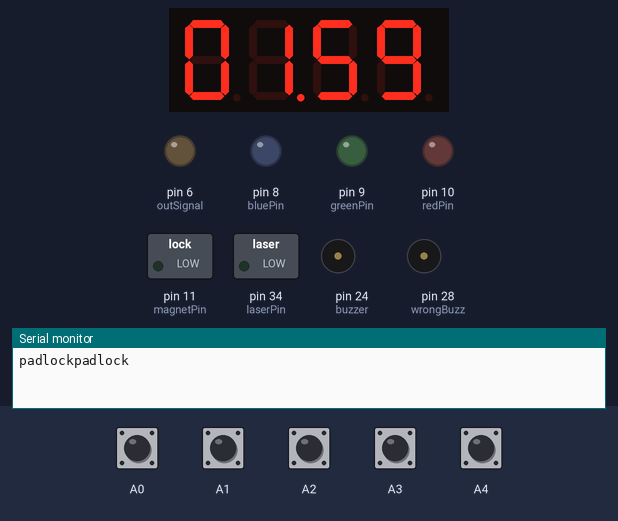
This sketch was run on a simulated Arduino Mega 2560, built with avr-gcc and run on an emulated ATmega2560. On the bench: 4-digit seven-segment display, switched loads named in the sketch (green lamp = pin HIGH), output pins drawn as LEDs (lit = HIGH), buzzer (waves = sounding, pin HIGH), the last lines printed to the serial monitor. The test bench sets the inputs (shaded band); at power-on: A0–4 HIGH.

Above: at 1.6 s.
1.7 s: A0 pulled LOW for 0.15 s
At 2.23 s:
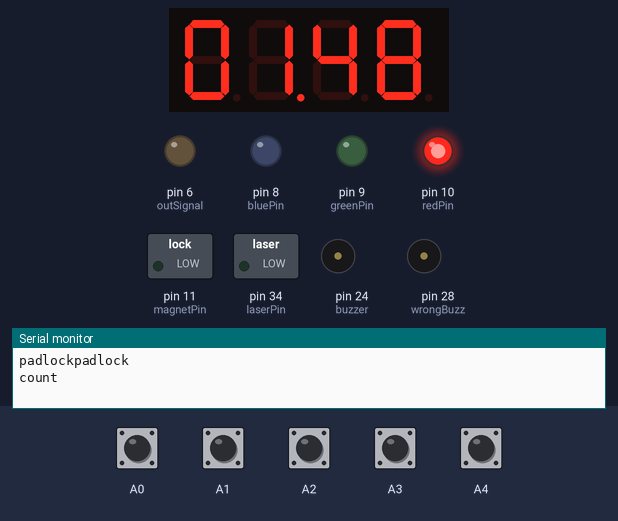
2.4 s: A1 pulled LOW for 0.15 s
At 2.8 s:
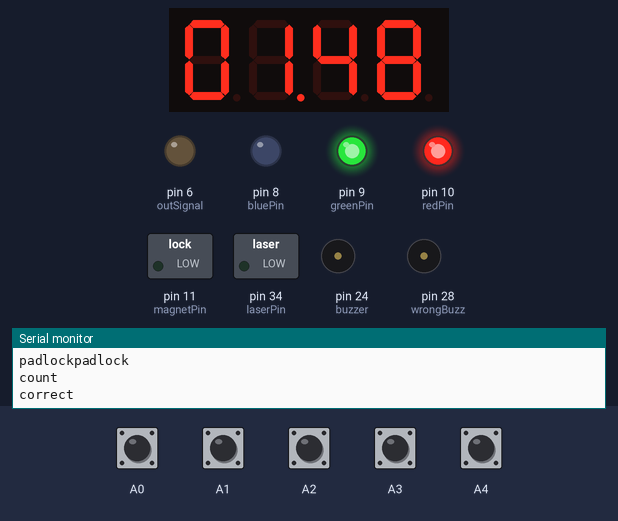
3.1 s: A0 pulled LOW for 1 s
At 4.5 s:
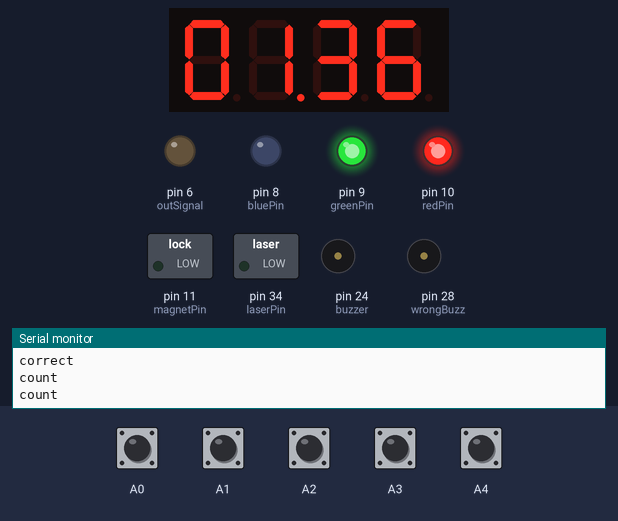
7.1 s: A2 pulled LOW for 0.15 s
At 7.8 s:
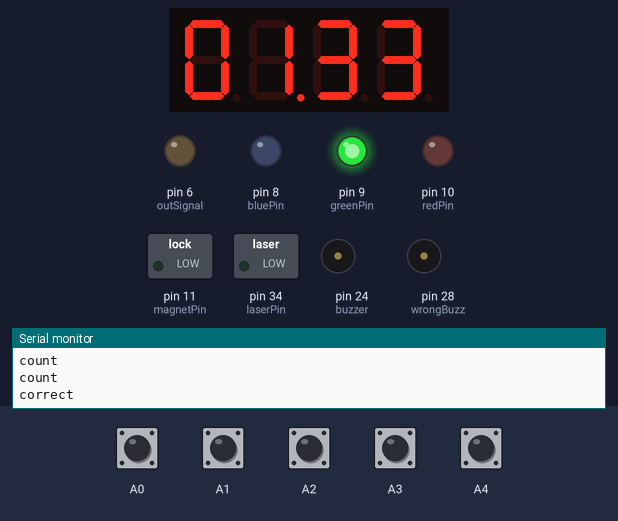
9.5 s: A3 pulled LOW for 0.15 s
At 9.77 s:
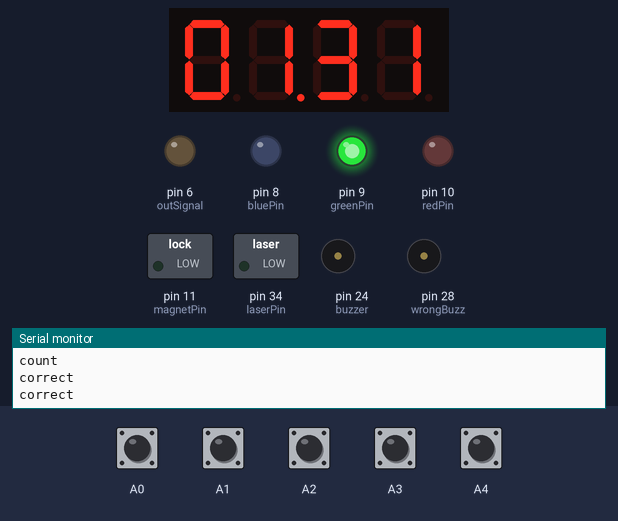
10.2 s: A4 pulled LOW for 0.15 s
At 10.5 s:
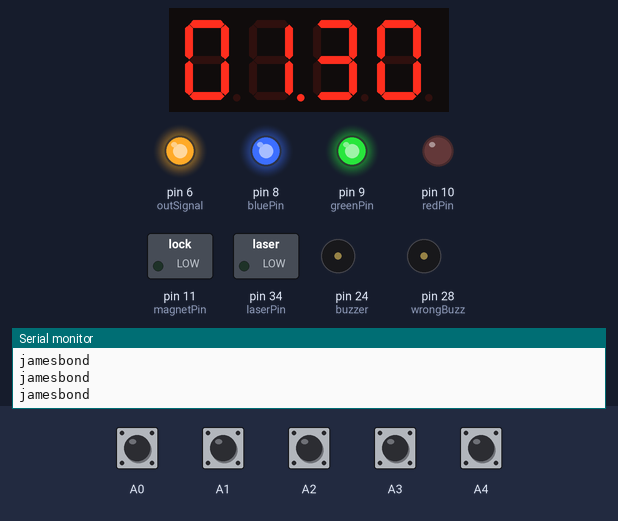
Timing chart, 0 to 12.8 s (numbered marks = the images above; inputs shaded):
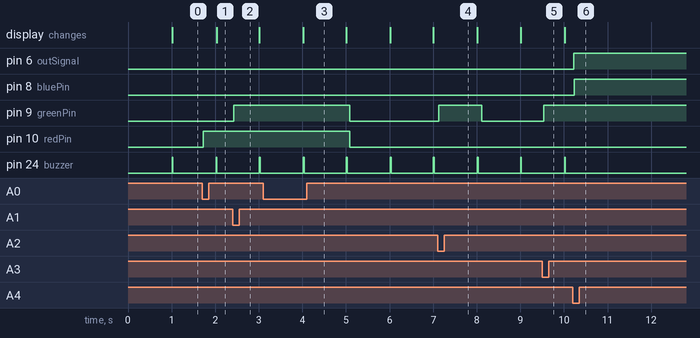

The sketch:

MASTER.ino
```cpp
#include <SevenSeg.h>         // Inkluderer bibliotek for syvtalls-display
/* Lydfiler kommandoer
   bomb = bombe tikker ned fort
   correct = riktig lyd
   count = klokkelyd
   jamesbond = intromusikk
   padlock = koffert åpnes
*/

bool resetSystem = false;

int interruptPin = 2;         // Interrupter programmet, og resetter det til Fase1
const int laserPin = 34;      // Outputs

const int magnetPin = 11;
const int redPin = 10;
const int greenPin = 9;
const int bluePin = 8;

const int inSignal = 7;   // Sjekker høyt signal inn
const int outSignal = 6;  // Sender høyt eller lavt signal ut

int wrongtime = 0;

const int buzzer = 24;   // Buzzer-lyd TID

const int wrongBuzz = 28; // Buzzer-lyd FEIL

const int ldrPin = A5;      // Input Lysmåler

// Countere for riktig/galt
int a = 0;    //counter for riktig1
int b = 0;    //counter for riktig2
int c = 0;    //counter for riktig3
int d = 0;    //counter for riktig4
int e = 0;    //counter for forrige feil
int f = 0;    //counter for feil
int g = 0;    //counter for ledTime
int p = 0;

// Tidsfunksjoner

bool hasReducedTime = false;

const int A = 53 ; // 2
const int B = 51;  // 3
const int C = 49;   // 4
const int D = 47;   //5
const int E = 45;   //6
const int F = 43;   // 7
const int G = 41;   // 8
const int punktum = 39;   //9
const int t1 = 37;    //10
const int t2 = 35;    //11
const int t3 = 33;    //12
const int t4 = 31;    //13


unsigned long lasttime = 0; //Unsigned long er en variabel som ikke blir negativ og som kan utvide seg til å bli veldig høye tall
unsigned long timenow;


int minutes = 0;
int seconds = 0;
int totalSecondsLeft = 120; // Antall sekunder spillerene har
bool start = false;


//denne blokken må med for å aktivere leddisplayet:
SevenSeg disp(53, 51, 49, 47, 45, 43, 41); // fra venstre til høyre -> A, B, C, D, E, F, G pins
const int numberOfDigits = 4;
int digitPins [numberOfDigits] = { t1, t2, t3, t4 };

// Countere for LED
int ledColor = 0;
long ledTime = 0;

int normValue = 300;          //Normalverdien for lyssensoren

bool beepFlag = false;
bool beepFlag2 = false;

const int STAGE_1 = 1;    // Fase 1 av program
const int STAGE_2 = 2;    // Fase 2 av program

int state = STAGE_1;

void setup() {
  Serial.begin(9600);
  pinMode(interruptPin, INPUT);
  pinMode(laserPin, OUTPUT);
  pinMode(ldrPin, INPUT);
  pinMode(magnetPin, OUTPUT);
  pinMode(inSignal, INPUT);
  pinMode(outSignal, OUTPUT);
  pinMode(buzzer, OUTPUT);

  // Setter LED output
  pinMode(redPin, OUTPUT);
  pinMode(bluePin, OUTPUT);
  pinMode(greenPin, OUTPUT);

  //Setter Buzzer
  pinMode(buzzer, OUTPUT);
  pinMode(wrongBuzz, OUTPUT);
  bool beepFlag = false;

  // Setter Wire input
  pinMode(A0, INPUT_PULLUP);
  pinMode(A1, INPUT_PULLUP);
  pinMode(A2, INPUT_PULLUP);
  pinMode(A3, INPUT_PULLUP);
  pinMode(A4, INPUT_PULLUP);

  // Attach interupt signal from control system to a digitial pin (https://www.arduino.cc/en/Reference/attachInterrupt)
  attachInterrupt(digitalPinToInterrupt(resetSystem), reset, true);

  // Tidsfunksjoner
  disp.setDigitPins(numberOfDigits, digitPins); // Si til display at digitpins er pinnene til hvert segment
  disp.setDPPin(39); // Komma i midten av displayet
  disp.setRefreshRate(50);

  minutes = totalSecondsLeft / 60;
  seconds = totalSecondsLeft % 60;
  start = true; // For å teste timeren. Skal være false ellers!
  normValue = 50;
}

void loop() {

  if (state == STAGE_1) {
    // Skru på laser
    digitalWrite(laserPin, HIGH);

    // Serial.println("jamesbond");
    // Skru på magnet
    Serial.print("padlock");
    digitalWrite(magnetPin, HIGH);

    // Lasermåler sjekker lysstyrke
    int ldrStatus = analogRead(ldrPin);

    if (ldrStatus >= (normValue + 5)) {
      digitalWrite(magnetPin, LOW);
      digitalWrite(laserPin, LOW);
      //Serial.println("---------------");
      //Serial.println("magnet off");
      Serial.println("padlock");
      state = STAGE_2;
    }
  }

  //Kofferten er åpen

  if (state == STAGE_2) {
    // Tidsfunksjon

    timenow = millis() / 1000; // Hvor lang tid har det gått siden arduinoen slo seg på? Millis er funksjonen som teller millisekunder fra programmet starter.

    // Sett start = true for å starte timer. Denne skal bli true i det låsen åpnes!
    if (start) {

      // hvis tid har gått ut
      if (totalSecondsLeft <= 0) {
        totalSecondsLeft = 0;
        // modulo for å få sekunder
        seconds = totalSecondsLeft % 60;
        // del på for å få minutter (hele tall rundet ned)
        minutes = totalSecondsLeft / 60;

        start = false;
        disp.setRefreshRate(10);
      }
      if (timenow - millis() >= 600) {
        beepFlag = false;
        beep();
      }

      // Hvis tida siden start og sist sjekk er et sekund eller mer, tell ned sekund
      if (timenow - lasttime >= 1) {
        lasttime = timenow;
        totalSecondsLeft--;

        beepFlag = true;
        beep();             // Setter en buzz-lyd hver gang det telles ned

        if (totalSecondsLeft < 0) {
          totalSecondsLeft = 0;
          // digitalWrite(outSignal, LOW);
          // digitalWrite(redPin, HIGH);
          state = STAGE_1;
        }
        seconds = totalSecondsLeft % 60;
        minutes = totalSecondsLeft / 60;
      }

      if (timenow - lasttime >= 1 && beepFlag == true) {
        beepFlag = false;
        beep();
      }
    }

    // Konverter tiden til en streng så vi kan skrive ledene nuller og punktum
    String numberToWrite = "";
    if (minutes < 10) numberToWrite = "0";
    numberToWrite += String(minutes) + ".";
    if (seconds < 10) numberToWrite += "0";
    numberToWrite += String(seconds);

    // Skriv til display tallet.
    disp.write(numberToWrite);

    // Defusing

    int feil = digitalRead(A0);
    int riktig1 = digitalRead(A1);
    int riktig2 = digitalRead(A2);
    int riktig3 = digitalRead(A3);
    int riktig4 = digitalRead(A4);
    ledBlink();

// Feil/riktig funksjoner inne i kofferten

    if (feil == LOW) {
      if (millis() - wrongtime > 500) {
        Serial.println("count");
        wrongtime = millis();
        if (!hasReducedTime) {
          totalSecondsLeft -= 10;   // Tidsreduksjon 10 s
          hasReducedTime = true;
          beepFlag2 = true;
        }
      }
      ledControl(2);
    } else if (riktig1 == LOW) {
      if (a == 0) {
        Serial.println("correct");
        ledControl(1);
      }
      a = 1;
    } else if (riktig2 == LOW) {
      if (b == 0) {
        Serial.println("correct");
        ledControl(1);
      }
      b = 1;
    } else if (riktig3 == LOW) {
      if (c == 0) {
        Serial.println("correct");
        ledControl(1);
      }
      c = 1;
    } else if (riktig4 == LOW) {
      if (d == 0) {
        Serial.println("correct");
        ledControl(1);
      }
      d = 1;
    }

    if (a && 1 and b && 1 and c && 1 and d && 1) {
      Serial.println("jamesbond");
      // LYDFUNKSJON
      ledControl(3);
      digitalWrite(outSignal, HIGH);
      start = false;
    }
    if (feil == HIGH) {
      hasReducedTime = false;
    }
  }
}
void reset() {
  // Reset state
  state = STAGE_1;
}

/*
  LED Funksjon kaller:
  1 = Grønn (riktig)
  2 = Rød (feil)
  3 = Blå (nøytral)
*/

void ledControl(int led) {
  ledTime = millis();
  switch (led) {
    case 1:        // 1 = Grønn  (riktig)
      ledColor = 1;
      break;
    case 2:       // 2 = Rød
      ledColor = 2;
      break;
    case 3:       // 3 = Blå
      ledColor = 3;
      break;
    default:
      break;
  }
}

/*
  LED Funksjon styrer lys
  1 = Grønn (riktig)
  2 = Rød (feil)
  3 = Blå (nøytral)
*/

void ledBlink() {
  int duration = 1000;
  if (millis() - ledTime <= duration) {
    switch (ledColor) {
      case 1:
        digitalWrite(greenPin, HIGH);
        break;
      case 2:
        digitalWrite(redPin, HIGH);
        break;
      case 3:
        digitalWrite(bluePin, HIGH);
        break;
      default:
        break;
    }
  } else {
    digitalWrite(greenPin, LOW);
    digitalWrite(redPin, LOW);
    digitalWrite(bluePin, LOW);
    ledColor = 0;
  }
}
void sette_tall(int tallform) {
  switch (tallform) {
    case (0):
      digitalWrite(A, LOW);
      digitalWrite(B, LOW);
      digitalWrite(C, LOW);
      digitalWrite(D, LOW);
      digitalWrite(E, LOW);
      digitalWrite(F, LOW);
      digitalWrite(G, HIGH);
      break;
    case (1):
      digitalWrite(A, HIGH);
      digitalWrite(B, LOW);
      digitalWrite(C, LOW);
      digitalWrite(D, HIGH);
      digitalWrite(E, HIGH);
      digitalWrite(F, HIGH);
      digitalWrite(G, HIGH);
      break;
    case (2):
      digitalWrite(A, LOW);
      digitalWrite(B, LOW);
      digitalWrite(C, HIGH);
      digitalWrite(D, LOW);
      digitalWrite(E, LOW);
      digitalWrite(F, HIGH);
      digitalWrite(G, LOW);
      break;
    case (3):
      digitalWrite(A, LOW);
      digitalWrite(B, LOW);
      digitalWrite(C, LOW);
      digitalWrite(D, LOW);
      digitalWrite(E, HIGH);
      digitalWrite(F, HIGH);
      digitalWrite(G, LOW);
      break;
    case (4):
      digitalWrite(A, HIGH);
      digitalWrite(B, LOW);
      digitalWrite(C, LOW);
      digitalWrite(D, HIGH);
      digitalWrite(E, HIGH);
      digitalWrite(F, LOW);
      digitalWrite(G, LOW);
      break;
    case (5):
      digitalWrite(A, LOW);
      digitalWrite(B, HIGH);
      digitalWrite(C, LOW);
      digitalWrite(D, LOW);
      digitalWrite(E, HIGH);
      digitalWrite(F, LOW);
      digitalWrite(G, LOW);
      break;
    case (6):
      digitalWrite(A, LOW);
      digitalWrite(B, HIGH);
      digitalWrite(C, LOW);
      digitalWrite(D, LOW);
      digitalWrite(E, LOW);
      digitalWrite(F, LOW);
      digitalWrite(G, LOW);
      break;
    case (7):
      digitalWrite(A, LOW);
      digitalWrite(B, LOW);
      digitalWrite(C, LOW);
      digitalWrite(D, HIGH);
      digitalWrite(E, HIGH);
      digitalWrite(F, HIGH);
      digitalWrite(G, HIGH);
      break;
    case (8):
      digitalWrite(A, LOW);
      digitalWrite(B, LOW);
      digitalWrite(C, LOW);
      digitalWrite(D, LOW);
      digitalWrite(E, LOW);
      digitalWrite(F, LOW);
      digitalWrite(G, LOW);
      break;
    case (9):
      digitalWrite(A, LOW);
      digitalWrite(B, LOW);
      digitalWrite(C, LOW);
      digitalWrite(D, LOW);
      digitalWrite(E, HIGH);
      digitalWrite(F, LOW);
      digitalWrite(G, LOW);
      break;
  }
}

// Funksjon for buzzer

void beep() {
  if (beepFlag) {
    analogWrite(24, 293.66);
    //Serial.println("Lyd på");
  } else {
    analogWrite(24, LOW);
    //Serial.println("Lyd av.");
  }
}
```

Measured:
- after the input at 1.7 s, pin 10 (redPin): LOW → HIGH at once; the display: changes after 0.34 s (image 1)
- after the input at 2.4 s, pin 9 (greenPin): LOW → HIGH at once; pin 10 (redPin): stays HIGH (without the input it goes to LOW after 0.44 s)
- after the input at 3.1 s, pin 9 (greenPin), pin 10 (redPin): HIGH → LOW after 2.0 s instead of 0.32 s
- after the input at 7.1 s, pin 9 (greenPin): LOW → HIGH at once, → LOW 0.99 s later
- after the input at 9.5 s, pin 9 (greenPin): LOW → HIGH at once
- after the input at 10.2 s, pin 6 (outSignal), pin 8 (bluePin): LOW → HIGH at once; pin 9 (greenPin): stays HIGH (without the input it goes to LOW after 0.33 s); pin 24 (buzzer): stops changing and stays LOW
- by itself, pin 24 (buzzer): alternates HIGH for 0.02 s and LOW for 0.97 s
